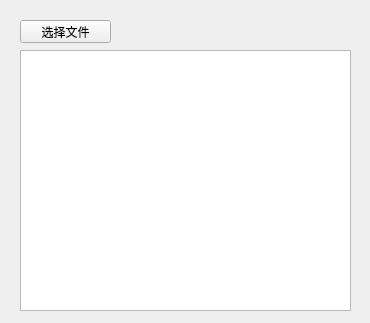
<?xml version="1.0" encoding="UTF-8"?>
<ui version="4.0">
 <class>MainWindow</class>
 <widget class="QMainWindow" name="MainWindow">
  <property name="geometry">
   <rect>
    <x>0</x>
    <y>0</y>
    <width>370</width>
    <height>323</height>
   </rect>
  </property>
  <property name="windowTitle">
   <string>MainWindow</string>
  </property>
  <widget class="QWidget" name="centralwidget">
   <widget class="QPushButton" name="pushButton">
    <property name="geometry">
     <rect>
      <x>20</x>
      <y>20</y>
      <width>91</width>
      <height>23</height>
     </rect>
    </property>
    <property name="text">
     <string>选择文件</string>
    </property>
   </widget>
   <widget class="QListWidget" name="listWidget">
    <property name="geometry">
     <rect>
      <x>20</x>
      <y>50</y>
      <width>331</width>
      <height>261</height>
     </rect>
    </property>
   </widget>
  </widget>
 </widget>
 <resources/>
 <connections/>
</ui>
